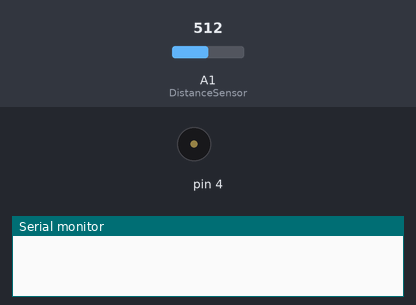
This sketch was run on a simulated Arduino Uno, built with avr-gcc and run on an emulated ATmega328P. Parts: buzzer (waves = sounding), the last lines printed to the serial monitor. The inputs (shaded band) are chosen by the test bench; at power-on: A1 (DistanceSensor) = 512. Random numbers use the default seed unless the sketch sets one.

Above: at 1.2 s.
1.3 s: A1 (DistanceSensor) set to 308
3.2 s: A1 (DistanceSensor) set to 286
At 4.7 s:
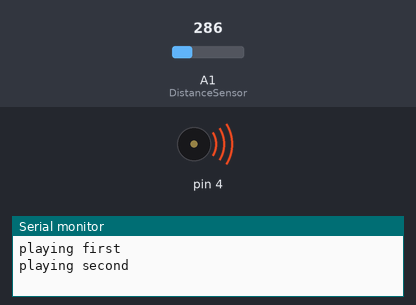
5.5 s: A1 (DistanceSensor) set to 306
At 5.8 s:
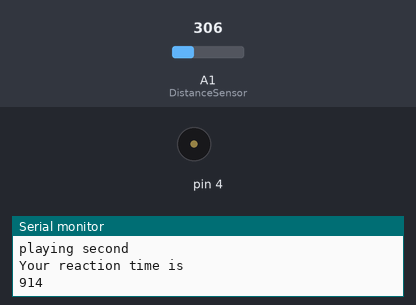
7.0 s: A1 (DistanceSensor) set to 290
At 8.6 s:
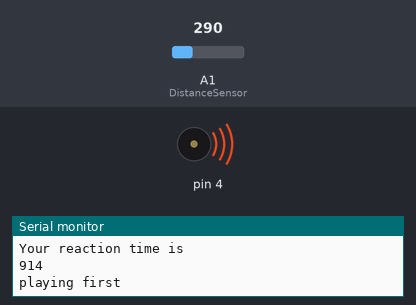
Timing chart, 0 to 11.0 s (numbered marks = the images above; inputs shaded):
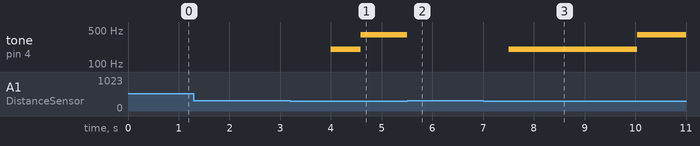

The sketch:

Tom_Fu_hw5_Q1_.ino
```cpp
//Tom Chenlian Fu
//Time spent: 5h
//Oct.14th.2018


#define LPLUS 9
#define LMINUS 8
#define RPLUS 7
#define RMINUS 12
#define LEN 6
#define REN 11
#define DistanceSensor A1
#define ReflectanceSensor A4
#define Phototransistor A5
bool control;
unsigned long startTime;
unsigned long stopTime;


void setup() {
  // put your setup code here, to run once:
  Serial.begin(9600);
  initSensors();//initialize sensor, in this case, the DistanceSensor
  randomSeed(analogRead(0));

}

void initSensors() {
  pinMode(DistanceSensor, INPUT);//Initialize the DistanceSensor to input
}

void loop() {
  // put your main code here, to run repeatedly:

  float dist = analogRead(DistanceSensor);

  while (dist > 300) {
    dist = analogRead(A1);//Read distance from the DistanceSensor
    delay(500);
    //Serial.println(dist);
  }


  int duration_1 = random(300, 3000);//randomize the time for the first tone between 300 ms and 3000 ms
  tone(4, 200);//The first note plays
  Serial.println("playing first");
  delay(duration_1);//the time for delaying the first note
  noTone(4);
  tone(4, 400);//play second tone
  Serial.println("playing second");
  startTime = millis();

  bool control = true;

  while (control == true) {
    dist = analogRead(A1);
    if (dist > 300) {
      stopTime = millis();
      noTone(4);//stop playing right after the hand is moved away from the distance sensor
      Serial.println("Your reaction time is");
      Serial.println(stopTime - startTime);//at the same time of detecting that the hand is away, note down the reaction time
      control = false;
    }
  }
  //while (control) {
  //  if (dist > 300) {
  //    control = false;
  //    tone(4, 0);
  //    aftermovinghand = millis();
  //    Serial.println(aftermovinghand - anotherTime);
  //  }
  //  Serial.println(aftermovinghand - anotherTime);

}
```

Measured:
- the behaviour switches between 301 and 300 on A1 (DistanceSensor) (found by bisection; images 0 and 1)
- after the input at 1.3 s, every drawn part: stays the same
- after the input at 3.2 s, tone on pin 4: silent → 200 Hz after 0.80 s, → 400 Hz 0.58 s later
- after the input at 5.5 s, tone on pin 4: 400 Hz → silent at once
- after the input at 7.0 s, tone on pin 4: silent → 200 Hz after 0.50 s, → 400 Hz 2.5 s later
